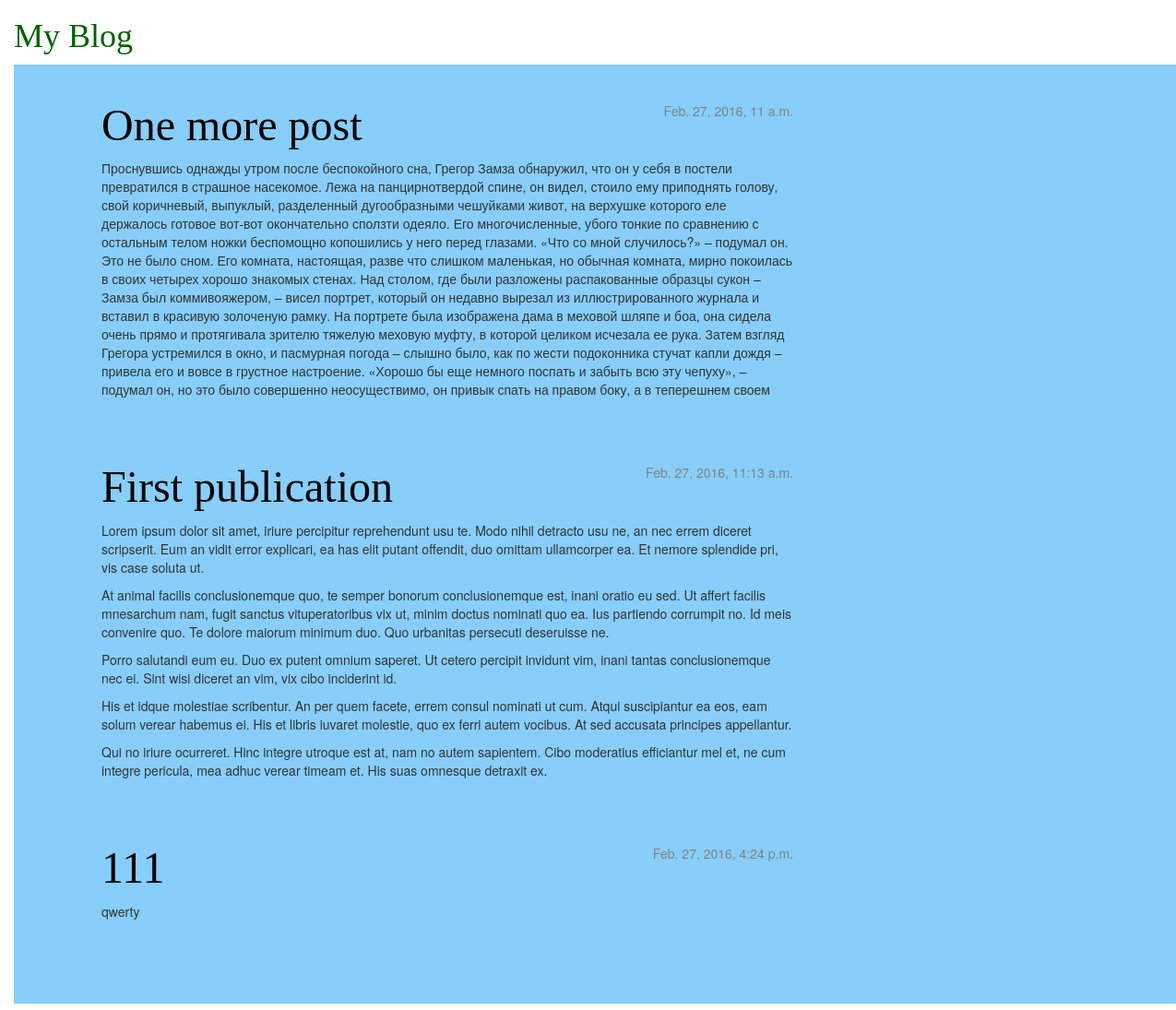
Before: / with the older database file.
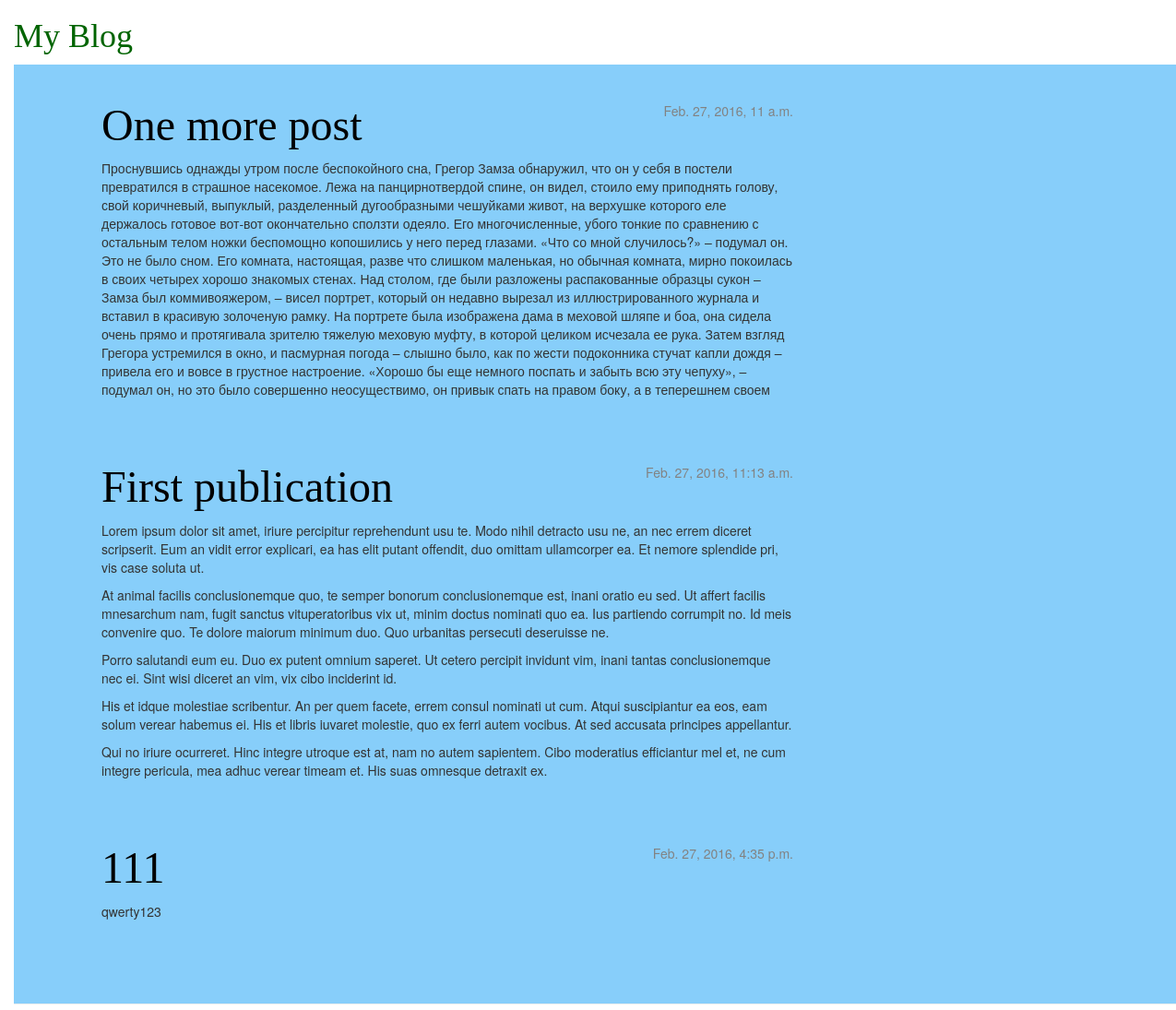
After: the same page with the newer database file.
### blog/models.py (models this page shows, shortened)
class Post(models.Model):
    author = models.ForeignKey('auth.User')
    title = models.CharField(max_length=200)
    text = models.TextField()
    created_date = models.DateTimeField(
            default=timezone.now)
    published_date = models.DateTimeField(
            blank=True, null=True)

### blog/views.py (the view)
# urls.py: url(r'^$', views.post_list, name='post_list',),
def post_list(request):
    posts = Post.objects.filter(published_date__lte=timezone.now()).order_by('published_date')
    return render(request, 'blog/post_list.html', {'posts': posts})

### blog/templates/blog/post_list.html
              {% extends 'blog/base.html' %}
		{% block content %}
		   {% for post in posts %}
                    <div class="post">
                        <div class="date">
                            {{ post.published_date }}
                        </div>
                        <h1><a href="{% url "blog.views.post_detail" pk=post.pk %}">{{ post.title }}</a></h1>
                        <p>{{ post.text|linebreaks }}</p>
                    </div>
                {% endfor %}
{% endblock content %}

### blog/templates/blog/base.html (shortened to what this page needs)
{% load staticfiles %}
<link rel="stylesheet" href="//maxcdn.bootstrapcdn.com/bootstrap/3.2.0/css/bootstrap.min.css">
    <link rel="stylesheet" href="//maxcdn.bootstrapcdn.com/bootstrap/3.2.0/css/bootstrap-theme.min.css">
 <html>
        <head>
<link rel="stylesheet" href="{% static 'css/blog.css' %}">
        </head>
        <body>
            <div>
		<a href="{% url 'blog.views.post_new' %}" class="top-menu"><span class="glyphicon glyphicon-plus"></span></a>
                <h1><a href="/">My Blog</a></h1>
            </div>
    <div class="page-header">
	<div class="content container">
        <div class="row">
<div class="col-md-8">
		{% block content %}
                {% endblock %}
          </div>
    </div>
</div>
</div>
        </body>
    </html>

### blog/static/css/blog.css (style rules this page uses)
h1 a { color: darkgreen; font-family: 'Bitter'; }
body { padding-left: 15px; }
.page-header { background-color: lightskyblue; margin-top: 0; padding: 20px 20px 20px 40px; }
.page-header h1, .page-header h1 a, .page-header h1 a:visited, .page-header h1 a:active { color: darkgreen; font-size: 36pt; text-decoration: none; }
.content { margin-left: 40px; }
h1, h2, h3, h4 { font-family: 'Lobster', cursive; }
.date { float: right; color: #828282; }
.top-menu, .top-menu:hover, .top-menu:visited { color: #ffffff; float: right; font-size: 26pt; margin-right: 20px; }
.post { margin-bottom: 70px; }
.post h1 a, .post h1 a:visited { color: #000000; }

Changed rows visible on the page:
changed Post: published_date "Feb. 27, 2016, 4:24 p.m." → "Feb. 27, 2016, 4:35 p.m."; text "qwerty" → "qwerty123"
